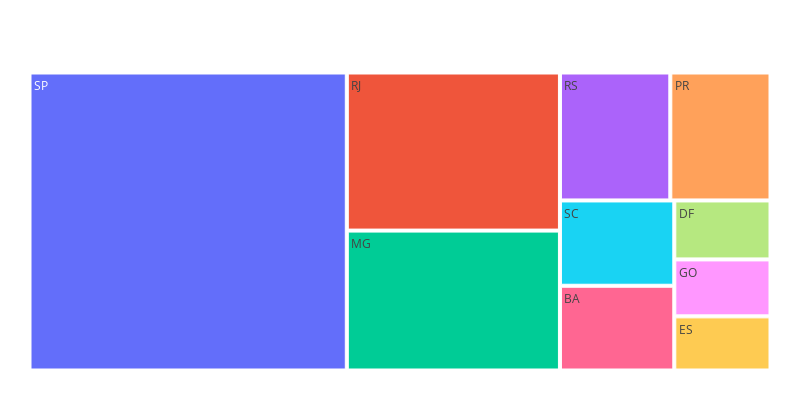

The notebook cell this image was saved under:
### Code cell
plot_revenue_per_state(revenue_per_state)

### Figure 1 — Plotly figure (JSON) as saved in the notebook; plotly's stock layout.template omitted (floating-point values rounded to 4 significant figures)
{"data": [{"branchvalues": "total", "domain": {"x": [0, 1], "y": [0, 1]}, "hovertemplate": "labels=%{label}<br>Revenue=%{value}<br>parent=%{parent}<br>id=%{id}<extra></extra>", "ids": ["BA", "DF", "ES", "GO", "MG", "PR", "RJ", "RS", "SC", "SP"], "labels": ["BA", "DF", "ES", "GO", "MG", "PR", "RJ", "RS", "SC", "SP"], "name": "", "parents": ["", "", "", "", "", "", "", "", "", ""], "type": "treemap", "values": [591300.0, 346100.0, 317700.0, 334300.0, 1819000.0, 781900.0, 2056000.0, 861600.0, 595200.0, 5769000.0]}], "layout": {"height": 400, "legend": {"tracegroupgap": 0}, "margin": {"b": 25, "l": 25, "r": 25, "t": 50}, "width": 800}}
